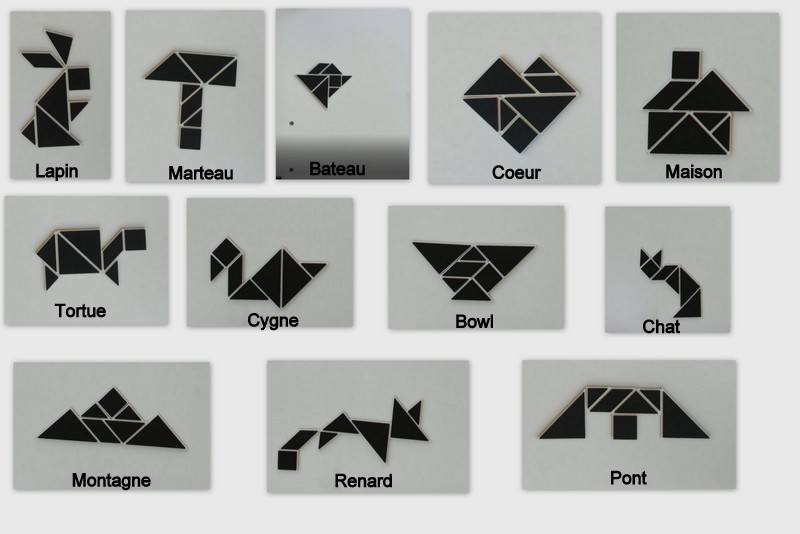
#> input picture data/Montages.jpg, 800 x 534 px; its folder holds only this picture in this run
$ python -i process.py   (imports and definitions only)
#> lines starting #> are read from the running program, lines starting #| are printed output that depends on the picture; after the words box and inside, x2 and y2 are one past the last pixel; in counts of white or black regions, pixels touching at a corner belong together
import imutils


def preprocess_img(img, side=None, crop = True, sensitivity_to_light=50):
    img = resize(img).copy()
    if crop :
        if side == "left":
            img = img[0:int(img.shape[0]),int(img.shape[1]/2):] # keep only the left half of the board
        elif side == "right" :
            img = img[0:int(img.shape[0]),0:int(img.shape[1]/2)] # keep only the right half of the board
        else:
            img = img[0:-50, 55:-100] # get full frame, if child plays alone

    gray = cv2.cvtColor(img, cv2.COLOR_BGR2GRAY) # binarize img
    gray[gray>sensitivity_to_light] = 0 # turn background to black
    blurred = cv2.medianBlur(gray,3)
    thresh = cv2.threshold(blurred, 0, 255, cv2.THRESH_BINARY)[1]  # ??
    cnts = cv2.findContours(thresh.copy(), cv2.RETR_EXTERNAL,cv2.CHAIN_APPROX_SIMPLE)
    cnts = imutils.grab_contours(cnts) # we need the contours to compute Hu moments
    return cnts, img

def resize(img, percent=50):
    scale_percent = percent # percent of original size
    width = int(img.shape[1] * scale_percent / 100)
    height = int(img.shape[0] * scale_percent / 100)
    dim = (width, height)
    img = cv2.resize(img, dim, interpolation = cv2.INTER_AREA).copy()
    img = img[:,:465]
    return img

# [57 lines left out: functions detect_forme, blur, get_contours, get_humos, get_distance, not called in this run]

def dist_humoment(hu1,hu2):
    distance =  np.sum(abs(hu1-hu2))
    return distance


# [1 line that did not run here, left out]
# [1 line that did not run here, left out]

# [24 lines not run here, left out]


>>> import cv2
>>> picture = cv2.imread('data/Montages.jpg')
#> picture is the input picture: shape (534, 800, 3); mean B, G, R 175.2, 177.5, 175.9
>>> result = preprocess_img(picture)
#> in resize, `img = cv2.resize(img, dim, interpolation = cv2.INTER_AREA).copy()`:
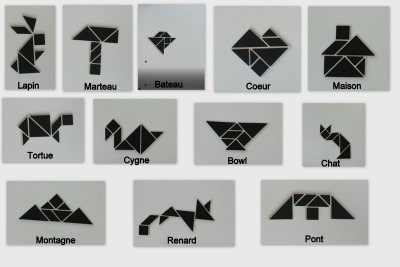
#> img: shape (267, 400, 3); mean of channels 0, 1, 2 175.3, 177.6, 176.1; drawn as B, G, R
#> in preprocess_img, `img = img[0:-50, 55:-100]`:
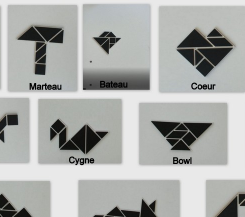
#> img: shape (217, 245, 3); mean of channels 0, 1, 2 172, 174.2, 172.5; drawn as B, G, R
#> in preprocess_img, `gray[gray>sensitivity_to_light] = 0`:
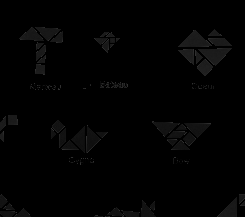
#> gray: shape (217, 245); min 0, max 50, mean 2.3
#> in preprocess_img, `thresh = cv2.threshold(blurred, 0, 255, cv2.THRESH_BINARY)[1]`:
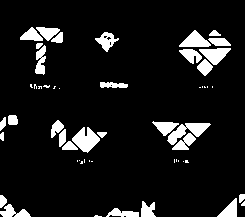
#> thresh: shape (217, 245); 9.4% white; 54 white regions (24 under 20 px)
#> in preprocess_img, `cnts = cv2.findContours(thresh.copy(), cv2.RETR_EXTERNAL,cv2.CHAIN_APP..`: cnts = 54 contours, 24 with area under 20; largest, box (x1, y1, x2, y2) and area: (72, 127, 100, 153) 381, (167, 123, 211, 145) 364, (199, 48, 231, 65) 278, (179, 30, 211, 47) 274, (95, 32, 119, 52) 208
